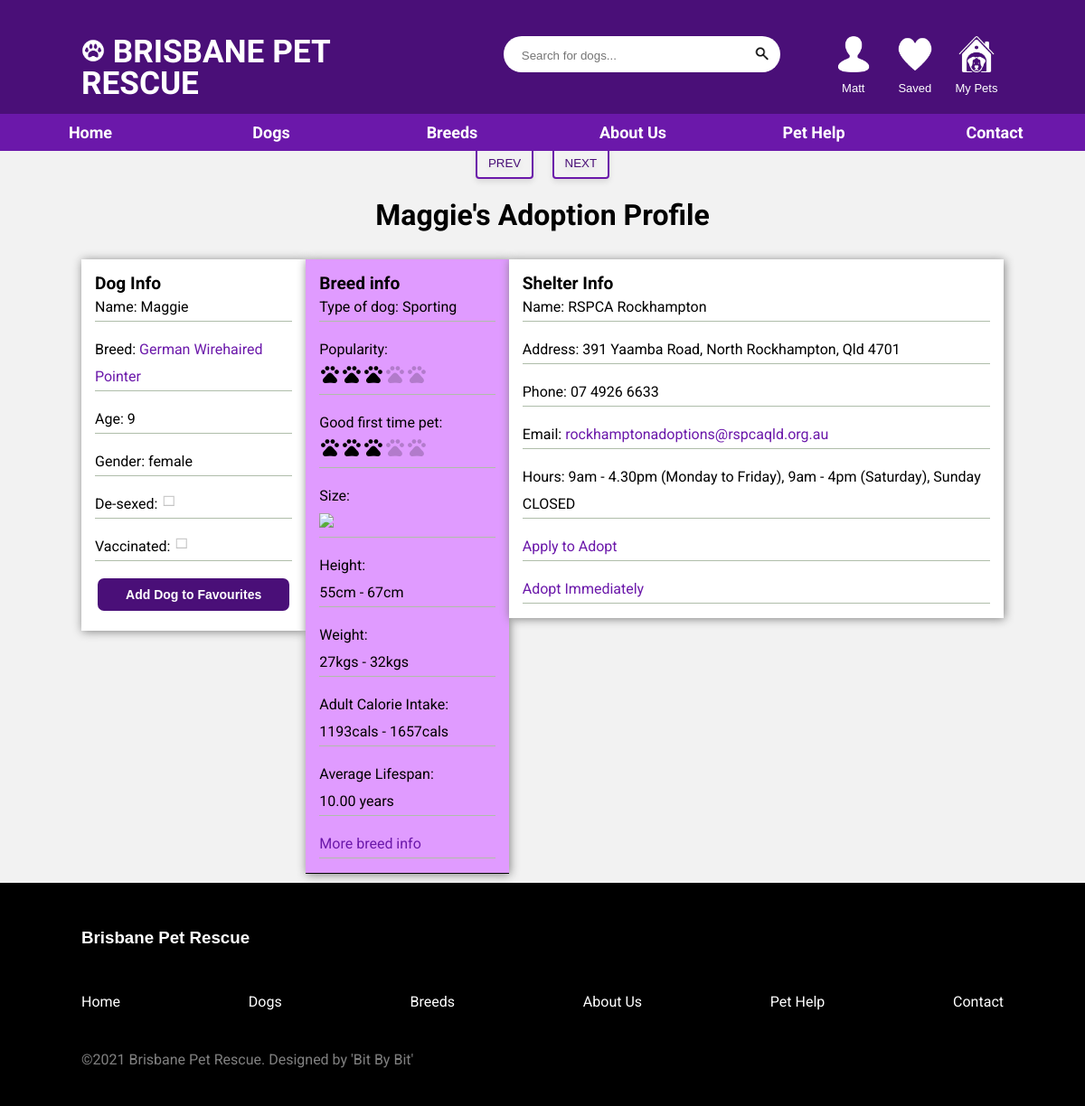
Page /dog-profile.php?dog_id=27 (signed in) on the committed database.
### tables this page shows
CREATE TABLE `dogs` (
  `dog_id` int(11) NOT NULL,
  `owner_id` int(11) DEFAULT NULL,
  `shelter_id` int(11) NOT NULL,
  `breed_id` int(11) NOT NULL,
  `name` varchar(32) NOT NULL,
  `age` int(11) NOT NULL,
  `dob` date NOT NULL,
  `gender` varchar(6) NOT NULL,
  `desexed` tinyint(1) NOT NULL,
  `vaccinated` tinyint(1) NOT NULL,
  `council_registration_id` int(11) DEFAULT NULL,
  `fee` int(11) NOT NULL,
  `adoption_date` date DEFAULT NULL,
  `last_worming_medication` date DEFAULT NULL,
  `worming_medication_frequency` int(11) DEFAULT NULL,
  `last_tick_medication` date DEFAULT NULL,
  `tick_medication_frequency` int(11) DEFAULT NULL
);

CREATE TABLE `dog_breeds` (
  `breed_id` int(11) NOT NULL,
  `Breed` varchar(64) NOT NULL,
  `height_low` int(11) NOT NULL,
  `height_high` int(11) NOT NULL,
  `weight_low` int(11) NOT NULL,
  `weight_high` int(11) NOT NULL,
  `height_class` int(11) NOT NULL,
  `weight_class` int(11) NOT NULL,
  `adult_cal_intake_low` int(11) NOT NULL,
  `adult_cal_intake_high` int(11) NOT NULL,
  `intelligence_desc` varchar(64) NOT NULL,
  `obey_perc` decimal(4,2) NOT NULL,
  `training_reps_low` int(11) NOT NULL,
  `training_reps_high` int(11) NOT NULL,
  `intelligence_class` int(11) NOT NULL,
  `adaptability_class` int(11) NOT NULL,
  `general_friendliness_class` int(11) NOT NULL,
  `apartment_living_class` int(11) NOT NULL,
  `family_affectionate_class` int(11) NOT NULL,
  `shedding_amount_class` int(11) NOT NULL,
  `dog_friendly_class` int(11) NOT NULL,
  `drooling_potential_class` int(11) NOT NULL,
  `ease_of_grooming_class` int(11) NOT NULL,
  `energy_level_class` int(11) NOT NULL,
  `exercise_needs_class` int(11) NOT NULL,
  `friendly_toward_strangers_class` int(11) NOT NULL,
  `general_health_class` int(11) NOT NULL,
  `good_for_novice_owners` int(11) NOT NULL,
  `incredibly_kid_friendly_class` int(11) NOT NULL,
  `intensity_class` int(11) NOT NULL,
  `potential_for_mouthiness_class` int(11) NOT NULL,
  `potential_for_playfulness_class` int(11) NOT NULL,
  `potential_for_weight_gain_class` int(11) NOT NULL,
  `prey_drive_class` int(11) NOT NULL,
  `sensitivity_class` int(11) NOT NULL,
  `size_class` int(11) NOT NULL,
  `tendency_to_bark_or_howl_class` int(11) NOT NULL,
  `tolerates_being_alone_class` int(11) NOT NULL,
  `tolerates_cold_weather_class` int(11) NOT NULL,
  `tolerates_hot_weather_class` int(11) NOT NULL,
  `wanderlust_potential_class` int(11) NOT NULL,
  `watchdog_class` int(11) NOT NULL,
  `type_of_dog` varchar(16) NOT NULL,
  `average_lifespan` decimal(5,2) NOT NULL,
  `genetic_conditions` varchar(256) NOT NULL,
  `genetic_diseases` varchar(256) NOT NULL,
  `lifetime_cost_class` int(11) NOT NULL,
  `average_lifespan_class` int(11) NOT NULL,
  `average_purchase_price_class` int(11) NOT NULL,
  `popularity_class` int(11) NOT NULL
);

CREATE TABLE `shelters` (
  `shelter_id` int(11) NOT NULL,
  `name` varchar(64) DEFAULT NULL,
  `address` varchar(256) DEFAULT NULL,
  `phone` varchar(16) DEFAULT NULL,
  `hours` varchar(256) DEFAULT NULL,
  `email` varchar(64) DEFAULT NULL
);

### dog-profile.php (the view, shortened to what this page needs)
<!DOCTYPE html>
<html lang="en">
<head>
    <?php include('partials/head.php'); ?>
    <link rel="stylesheet" href="css/glide.core.css">
    <link rel="stylesheet" href="css/glide.theme.css">
</head>
<body>
    <?php include('partials/menu.php'); ?>
    <?php
    if (isset($_GET['dog_id'])) {
        $dog_id = $_GET['dog_id'];
    } else {
        header('location:' . SITEURL);
    }
    ?>
    <section class="profile-section">
        <div class="container">
            <?php
            $sql2 = "SELECT path, alt_text FROM dog_breeds AS b, breed_image as i, dogs as d WHERE b.breed_id = i.breed_id AND b.breed_id=d.breed_id AND d.dog_id=$dog_id ORDER BY main_image DESC";
            $res2 = mysqli_query($conn, $sql2);
            $count2 = mysqli_num_rows($res2);
            if ($count2 > 0) {
            ?>
                <div class="glide">
                    <div class="glide__track" data-glide-el="track">
                        <ul class="glide__slides">
                            <?php
                            while ($row2 = mysqli_fetch_assoc($res2)) {
                                $image_name = $row2['path'];
                                $image_alt = $row2['alt_text'];
                                if ($image_name == "") {
                                    echo "<div class='error'>Image not Available.</div>";
                                } else {
                            ?>
                                    <li class="glide__slide"><img src="<?php echo SITEURL . $image_name; ?>" alt="<?php echo $image_alt; ?>"></li>
                        <?php
                                }
                            }
                        }
                        ?>
                        </ul>
                    </div>
                    <div class="glide__arrows" data-glide-el="controls">
                        <button class="glide__arrow glide__arrow--left" data-glide-dir="<">prev</button>
                        <button class="glide__arrow glide__arrow--right" data-glide-dir=">">next</button>
                    </div>
                </div>
                <div class="profile-info">
                    <?php
                    $sql3 = "SELECT d.name as d_name, d.dog_id as dog_id, Breed, age, gender, desexed, vaccinated, owner_id, type_of_dog, popularity_class, good_for_novice_owners, size_class, height_low, height_high, weight_low, weight_high, adult_cal_intake_low, adult_cal_intake_high, average_lifespan, b.breed_id as breed_id, s.name as s_name, address, phone, hours, email FROM dogs as d, dog_breeds as b, shelters as s WHERE d.breed_id = b.breed_id AND s.shelter_id = d.shelter_id AND d.dog_id=$dog_id";
                    $res3 = mysqli_query($conn, $sql3);
                    $row3 = mysqli_fetch_assoc($res3);
                    ?>
                    <h2 class="profile-title center-txt"><?php echo $row3['d_name']; ?>'s Adoption Profile</h2>
                    <div class="dog-information-boxes">
                        <div class="dog-info-box">
                            <h4>Dog Info</h4>
                            <p>Name: <?php echo $row3['d_name']; ?></p>
                            <p>Breed: <a href="/breed-profile.php?breed_id=<?php echo $row3['breed_id']; ?>"><?php echo $row3['Breed']; ?></a></p>
                            <p>Age: <?php echo $row3['age']; ?></p>
                            <p>Gender: <?php echo $row3['gender']; ?></p>
                            <p>De-sexed: <img src='/images/icons/boolean-checkbox-<?php echo $row3['desexed']; ?>.png' width='8%'></p>
                            <p>Vaccinated: <img src='/images/icons/boolean-checkbox-<?php echo $row3['vaccinated']; ?>.png' width='8%'></p>
                            <form method='POST' action='/form_submissions/favourite_dog.php'>
                                <button type='submit' name='dog_id' value='<?php echo $row3['dog_id']; ?>' class="hero-btn hero-btn-alt small-btn">
                                    Add Dog to Favourites
                                </button>
                            </form>
                            <br>
                        </div>
                        <div class="dog-info-box">
                            <h4>Breed info</h4>
                            <p>Type of dog: <span style="text-transform: capitalize;"><?php echo $row3['type_of_dog']; ?></span></p>
                            <p>Popularity: <br><?php echo str_repeat("<img src='/images/icons/star-full.png'>", $row3['popularity_class'])
                                                    . str_repeat("<img src='/images/icons/star-full.png' style=opacity:0.2>", 5 - $row3['popularity_class']); ?></p>
                            <p>Good first time pet: <br><?php echo str_repeat("<img src='/images/icons/star-full.png'>", $row3['good_for_novice_owners'])
                                                            . str_repeat("<img src='/images/icons/star-full.png' style='opacity:0.2'>", 5 - $row3['good_for_novice_owners']); ?></p>
                            <p>Size: <br><img src='images/icons/dog_size_<?php echo $row3['size_class']; ?>' style="width: 120px"></p>
                            <p>Height: <br><?php echo $row3['height_low']; ?>cm - <?php echo $row3['height_high']; ?>cm</p>
                            <p>Weight: <br><?php echo $row3['weight_low']; ?>kgs - <?php echo $row3['weight_high']; ?>kgs</p>
                            <p>Adult Calorie Intake:
                                <br><?php echo $row3['adult_cal_intake_low'] . "cals - "
                                        . $row3['adult_cal_intake_high'] . "cals"; ?>
                            </p>
                            <p>Average Lifespan: <br><?php echo $row3['average_lifespan']; ?> years</p>
                            <p><a href="/breed-profile.php?breed_id=<?php echo $row3['breed_id']; ?>">More breed info</a></p>
                        </div>
                        <div class="dog-info-box">
                            <h4>Shelter Info</h4>
                            <p>Name: <?php echo $row3['s_name']; ?></p>
                            <p>Address: <?php echo $row3['address']; ?></p>
                            <p>Phone: <?php echo $row3['phone']; ?></p>
                            <p>Email: <a href="mailto:<?php echo $row3['email']; ?>"><?php echo $row3['email']; ?></a></p>
                            <p>Hours: <?php echo $row3['hours']; ?></p>
                            <?php if (is_null($row3["owner_id"])) { ?>
                                <p><a href="https://form.jotform.com/212502680325043?<?php echo str_replace(' ', '%20', "shelterName=" . $row3['s_name'] . "&shelterEmail=" . $row3['email'] . "&dogId=" . $dog_id . "&dogName=" . $row3['d_name']); ?>">Apply to Adopt</a></p>
                                <p><a href="/form_submissions/adopt_pet.php?dog_id=<?php echo $dog_id; ?>">Adopt Immediately</a></p>
                            <?php } else if (!isset($_SESSION['user_id']) || $row3["owner_id"] != get_userid()) { ?>
                                <p>Sorry, <?php echo $row3['d_name']; ?> has already been adopted.</p>
                            <?php } else { ?>
                                <p><?php echo $row3['d_name']; ?> belongs to you!</p>
                            <?php } ?>
                        </div>
                    </div>
                </div>
        </div>
    </section>
    <?php include('partials/footer.php'); ?>
</body>
</html>

### css/style.css (style rules this page uses)
:root { --navbarHeight: 130px; --mainColor: #4A0F78; --secondaryColor: #6b18aa; --titleColor: white; --h1Color: #989898; --h2Color: white; --background: rgba(0, 0, 0, 0.05); }
* { margin:0; padding:0; box-sizing: border-box; }
html { scroll-behavior: smooth; }
body { font-family: 'Roboto', Arial, Helvetica, sans-serif; font-size: 16px; }
.container { width: 80%; margin: 0 auto; }
a { text-decoration: none; color: var(--secondaryColor); }
ul { list-style-type: none; }
p { font-weight: 400; line-height: 30px; }
button { background-color: transparent; cursor: pointer; border: none; }
.container { width: 85%; margin: 0 auto; }
.center-txt { text-align: center; }
.hero-btn { border: 3px solid white; border-radius: 10px; padding: 15px 30px; font-weight: bold; background-color: var(--mainColor); color: white; width: 100%; text-decoration: none; }
.small-btn { padding: 10px 15px; max-width: 300px; font-size: 14px; }
p { display: block; margin-block-end: 1em; margin-inline-start: 0; margin-inline-end: 0; }
.profile-title { font-size: 2em; margin-top: 2%; }
.profile-section { padding-top: 7%; background-color: var(--background); }
.dog-information-boxes { margin-top: 3%; display: flex; justify-content: space-evenly; }
.dog-info-box { margin-bottom: 1%; height: fit-content; width: fit-content; min-width: 22%; max-height: 50%; padding-top: 15px; padding-left: 15px; padding-right: 15px; text-align: left; background-color: white; box-shadow: 1px 1px 10px grey; }
.dog-info-box p { border-bottom: 1px solid #afbdaa; }
.dog-info-box h4 { font-size: 1.2em; }
.dog-info-box:nth-of-type(even) { background-color: rgb(224, 155, 255); border-bottom: 1px solid black; }

### css/glide.core.css (style rules this page uses)
.glide { position: relative; width: 100%; box-sizing: border-box; margin-top: 3%; }
.glide * { box-sizing: inherit; }
.glide__track { overflow: hidden; }
.glide__slides { position: relative; width: 100%; list-style: none; backface-visibility: hidden; transform-style: preserve-3d; touch-action: pan-Y; overflow: hidden; padding: 0; white-space: nowrap; display: flex; flex-wrap: nowrap; will-change: transform; }
.glide__slide { width: 100%; height: 100%; flex-shrink: 0; white-space: normal; user-select: none; -webkit-touch-callout: none; -webkit-tap-highlight-color: transparent; }
.glide__arrows { -webkit-touch-callout: none; user-select: none; margin-top: 1%; display: flex; justify-content: center; }

### css/glide.theme.css (style rules this page uses)
.glide__arrow { margin-left: 1%; margin-right: 1%; display: block; z-index: 2; color: #4A0F78; text-transform: uppercase; padding: 9px 12px; background-color: transparent; border: 2px solid #6b18aa; border-radius: 4px; box-shadow: 0 0.25em 0.5em 0 rgba(0, 0, 0, 0.1); text-shadow: 0 0.25em 0.5em rgba(0, 0, 0, 0.1); opacity: 1; cursor: pointer; transition: opacity 150ms ease, border 300ms ease-in-out; line-height: 1; }
.glide__arrow--left { left: 2em; }
.glide__arrow--right { right: 2em; }

### rows in the picture
dogs: name "Maggie", breed.Breed "German Wirehaired Pointer", age "9", gender "female", breed.type_of_dog "Sporting", breed.height_low "55", breed.height_high "67", breed.weight_low "27", breed.weight_high "32", breed.adult_cal_intake_low "1193", breed.adult_cal_intake_high "1657", breed.average_lifespan "10.00", shelter.name "RSPCA Rockhampton", shelter.address "391 Yaamba Road, North Rockhampton, Qld 4701", shelter.phone "07 4926 6633", shelter.email "rockhamptonadoptions@rspcaqld.org.au", shelter.hours "9am - 4.30pm (Monday to Friday), 9am - 4pm (Saturday), Sunday CLOSED"

### other values in the picture
$login_caption "Matt"
